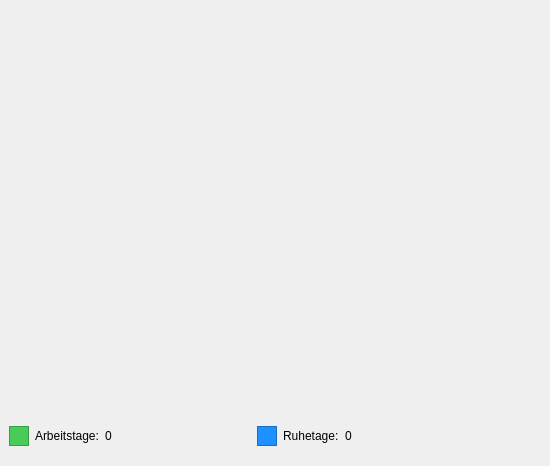
              <widget class="QWidget" name="CalendarCalculator" native="true">
               <property name="minimumSize">
                <size>
                 <width>550</width>
                 <height>0</height>
                </size>
               </property>
               <property name="maximumSize">
                <size>
                 <width>500</width>
                 <height>16777215</height>
                </size>
               </property>
               <layout class="QVBoxLayout" name="verticalLayout_5">
                <property name="leftMargin">
                 <number>0</number>
                </property>
                <property name="rightMargin">
                 <number>0</number>
                </property>
                <item>
                 <widget class="Calendar" name="CalendarWidget" native="true">
                  <property name="sizePolicy">
                   <sizepolicy hsizetype="Preferred" vsizetype="Preferred">
                    <horstretch>0</horstretch>
                    <verstretch>0</verstretch>
                   </sizepolicy>
                  </property>
                  <property name="minimumSize">
                   <size>
                    <width>500</width>
                    <height>400</height>
                   </size>
                  </property>
                  <property name="maximumSize">
                   <size>
                    <width>450</width>
                    <height>400</height>
                   </size>
                  </property>
                 </widget>
                </item>
                <item>
                 <widget class="QWidget" name="widget" native="true">
                  <property name="minimumSize">
                   <size>
                    <width>500</width>
                    <height>0</height>
                   </size>
                  </property>
                  <property name="maximumSize">
                   <size>
                    <width>450</width>
                    <height>16777215</height>
                   </size>
                  </property>
                  <layout class="QHBoxLayout" name="horizontalLayout">
                   <item>
                    <widget class="QFrame" name="frame">
                     <property name="minimumSize">
                      <size>
                       <width>20</width>
                       <height>20</height>
                      </size>
                     </property>
                     <property name="styleSheet">
                      <string notr="true">background-color: #48cb58;</string>
                     </property>
                     <property name="frameShape">
                      <enum>QFrame::StyledPanel</enum>
                     </property>
                     <property name="frameShadow">
                      <enum>QFrame::Raised</enum>
                     </property>
                    </widget>
                   </item>
                   <item>
                    <widget class="QLabel" name="workDaysLabel">
                     <property name="text">
                      <string>Arbeitstage:</string>
                     </property>
                    </widget>
                   </item>
                   <item>
                    <widget class="QLabel" name="workDays">
                     <property name="text">
                      <string>0</string>
                     </property>
                    </widget>
                   </item>
                   <item>
                    <spacer name="horizontalSpacer_5">
                     <property name="orientation">
                      <enum>Qt::Horizontal</enum>
                     </property>
                     <property name="sizeHint" stdset="0">
                      <size>
                       <width>20</width>
                       <height>0</height>
                      </size>
                     </property>
                    </spacer>
                   </item>
                   <item>
                    <widget class="QFrame" name="frame_2">
                     <property name="minimumSize">
                      <size>
                       <width>20</width>
                       <height>20</height>
                      </size>
                     </property>
                     <property name="styleSheet">
                      <string notr="true">background-color: #1e90ff;</string>
                     </property>
                     <property name="frameShape">
                      <enum>QFrame::StyledPanel</enum>
                     </property>
                     <property name="frameShadow">
                      <enum>QFrame::Raised</enum>
                     </property>
                    </widget>
                   </item>
                   <item>
                    <widget class="QLabel" name="restDaysLabel">
                     <property name="text">
                      <string>Ruhetage:</string>
                     </property>
                    </widget>
                   </item>
                   <item>
                    <widget class="QLabel" name="restDays">
                     <property name="text">
                      <string>0</string>
                     </property>
                    </widget>
                   </item>
                   <item>
                    <spacer name="horizontalSpacer_7">
                     <property name="orientation">
                      <enum>Qt::Horizontal</enum>
                     </property>
                     <property name="sizeHint" stdset="0">
                      <size>
                       <width>40</width>
                       <height>20</height>
                      </size>
                     </property>
                    </spacer>
                   </item>
                  </layout>
                 </widget>
                </item>
               </layout>
              </widget>
